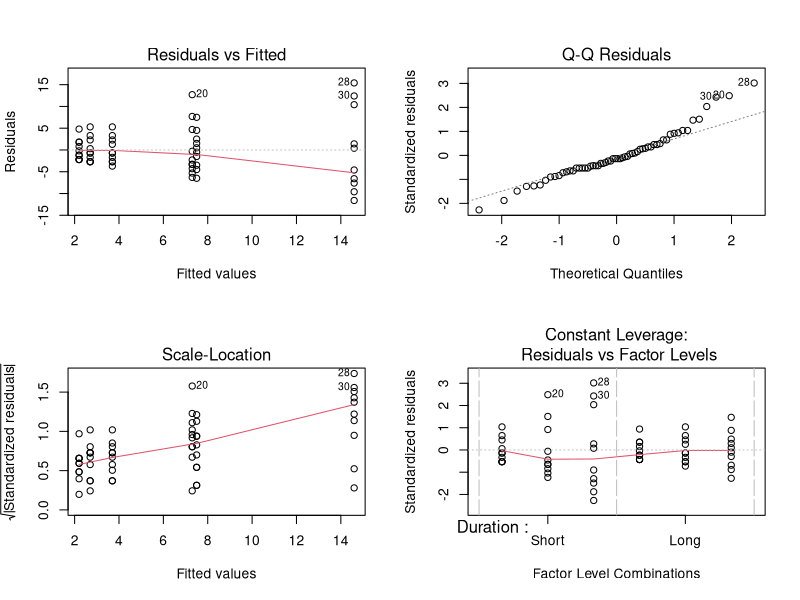

This chart was generated by the following R code: (Note: this script raises an error after producing the figure.)
library(dplyr)
library(MASS)
library(multcomp)

days <- c(
  0, 2, 1, 3, 0, 2, 0, 5, 6, 8, 2, 4, 7, 12, 15, 4, 3, 1, 5, 20, 15, 10, 8, 5, 25, 16, 7, 30, 3, 27, 0, 1, 1, 0, 4, 2, 7, 4, 0, 3, 5, 3, 2, 0, 1, 1, 3, 6, 7, 9, 10, 8, 12, 3, 7, 15, 4, 9, 6, 1
)

duration <- c(rep(1, 30), rep(2, 30)) 
weight   <- rep(c(rep(1, 10), rep(2, 10), rep(3, 10)), 2)

# Combine into a data frame
KidneyFailure <- data.frame(
  Days = days,
  Duration = factor(duration, labels = c("Short", "Long")),
  WeightGain = factor(weight, labels = c("Slight", "Moderate", "Substantial"))
)

# Checking cell balance
table(KidneyFailure$Duration, KidneyFailure$WeightGain) 
# 10 in every cell --> balanced

summary.stats <- KidneyFailure %>%
  group_by(Duration, WeightGain) %>%
  summarise(
    Mean = mean(Days),
    Var = var(Days),
    SD = sd(Days)
  )

print(summary.stats)
#SD for short/slight = 2.7, for short/substantial = 9.7 --> red flag for heteroscedasticity

# MODEL AND ASSUMPTIONS

model.full <- lm(Days ~ Duration * WeightGain, data = KidneyFailure)
model.full

par(mfrow = c(2, 2))
plot(model.full) 
par(mfrow = c(1, 1))
#Residuals plot shows funnel shape (bigger spread in residuals for higher values)

shapiro.test(residuals(model.full))
#significant --> abnormal distrubition of residuals

# TRANSFORMATIONS

#box cox to find best transform
#use days + 1 since log(0) won't work
model.plus.1 <- lm(Days + 1 ~ Duration * WeightGain, data = KidneyFailure)
bc <- boxcox(model.plus.1, lambda = seq(-2, 2, 0.1))

# Find best Lambda
lambda.max <- max(bc$y)
best.lambda <- bc$x[bc$y == lambda.max]
print(best.lambda)

# Since lambda approaches 0 we use log-transformation
KidneyFailure$Days.Log <- log(KidneyFailure$Days + 1)

# TRANSFORMED MODEL

fit.full <- aov(Days.Log ~ Duration * WeightGain, data = KidneyFailure)

par(mfrow = c(2, 2))
plot(fit.full) 
par(mfrow = c(1, 1))

shapiro.test(residuals(fit.full))
#transformation seems to have fixed homoscedastisticy

summary(fit.full)
# interaction is not significant --> leave it out of model

fit.main <- aov(Days.Log ~ Duration + WeightGain, data = KidneyFailure)
summary(fit.main)

# POST HOC ANALYSIS (Weight gain)

#Tukey for WeightGain
tukey.weight <- glht(fit.main, linfct = mcp(WeightGain = "Tukey"))
tukey.ci <- confint(tukey.weight)
summary(tukey.weight)
plot(tukey.weight)


# Run Tukey's HSD on the model
# P-values of TukeyHSD are more accurate, glht() approximates those p-values
# Prof Alonso did use glht() tukey to calculate the pairwise difference which are the same between the two functions
# for the p-values he used TukeyHSD
TukeyHSD(fit.main, which = "WeightGain")


#back transofrmation for Weight Gain
weightgain.bt <- data.frame(
  Comparison = rownames(tukey.ci$confint),
  Log.Diff   = tukey.ci$confint[, "Estimate"],
  Log.Lwr    = tukey.ci$confint[, "lwr"],
  Log.Upr    = tukey.ci$confint[, "upr"]
)

# the ratio is e^(log_diff)
weightgain.bt$Ratio <- exp(weightgain.bt$Log.Diff)
weightgain.bt$Ratio.Lwr <- exp(weightgain.bt$Log.Lwr)
weightgain.bt$Ratio.Upr <- exp(weightgain.bt$Log.Upr)

# Percentage change (Formula: (Ratio - 1) * 100)
weightgain.bt$Pct.Change <- (weightgain.bt$Ratio - 1) * 100
weightgain.bt$Pct.Lwr    <- (weightgain.bt$Ratio.Lwr - 1) * 100
weightgain.bt$Pct.Upr    <- (weightgain.bt$Ratio.Upr - 1) * 100

weightgain.bt <- weightgain.bt %>%
  dplyr::select(Comparison, Ratio, Pct.Change, Pct.Lwr, Pct.Upr) %>%
  mutate(across(where(is.numeric), round, 1))

print(weightgain.bt)

#patients with a substantial weight gain have a significanly higher stay.
#3.7x times higher compared to slight weight (267%)
#moderate --> sligt 1.9 (88%)
#substantial --> moderate 2.0 (95%)

# ANALYSIS OF DURATION

#Duration has only two groups, so we already know that the effect is longer stay --> shorter hospitalization

#confidence intervals
ci.log <- confint(fit.main, parm="DurationLong", level = .95)

#coefficient
coef.log <- coef(fit.main)["DurationLong"]
#Back transformation for Duration
duration.bt <- data.frame(
  Comparison = "Long - Short" ,
  Ratio      = exp(coef(fit.main)["DurationLong"]),
  Pct.Change = (exp(coef.log) - 1) * 100,
  Pct.Lwr    = (exp(ci.log[1])-1) * 100 ,
  Pct.Upr    = (exp(ci.log[2])-1) * 100
)

duration.bt <- duration.bt %>%
  dplyr::select(Comparison, Ratio, Pct.Change, Pct.Lwr, Pct.Upr) %>%
  mutate(across(where(is.numeric), round, 1))

print(duration.bt)
#patients with a longer treatment had a 32,6% shorter stay in the hospital

# 7. Visualization & Conclusion

interaction.plot(x.factor = KidneyFailure$WeightGain, 
                 trace.factor = KidneyFailure$Duration, 
                 response = KidneyFailure$Days.Log, 
                 fun = mean, 
                 type = "b", 
                 legend = TRUE, 
                 ylab = "Mean Log(Days + 1)", 
                 xlab = "Weight Gain",
                 pch = c(1, 19),
                 col = c("black", "red"))

#Weight gain between treatment has a very strong impact on days in the hospital. 
#The extremer the weight gain, leads to longer hospital stays
#The time of dialysis impacts hospitalization, regardless of weight gain. 
#No interaction effect --> effects are additive
#Have to keep in mind log-transformation, the difference in *actual* amount of days between
#weight gain classes, but also withing for example substantial weight gain between
#short and long treatment within substantial weight gain is huge
